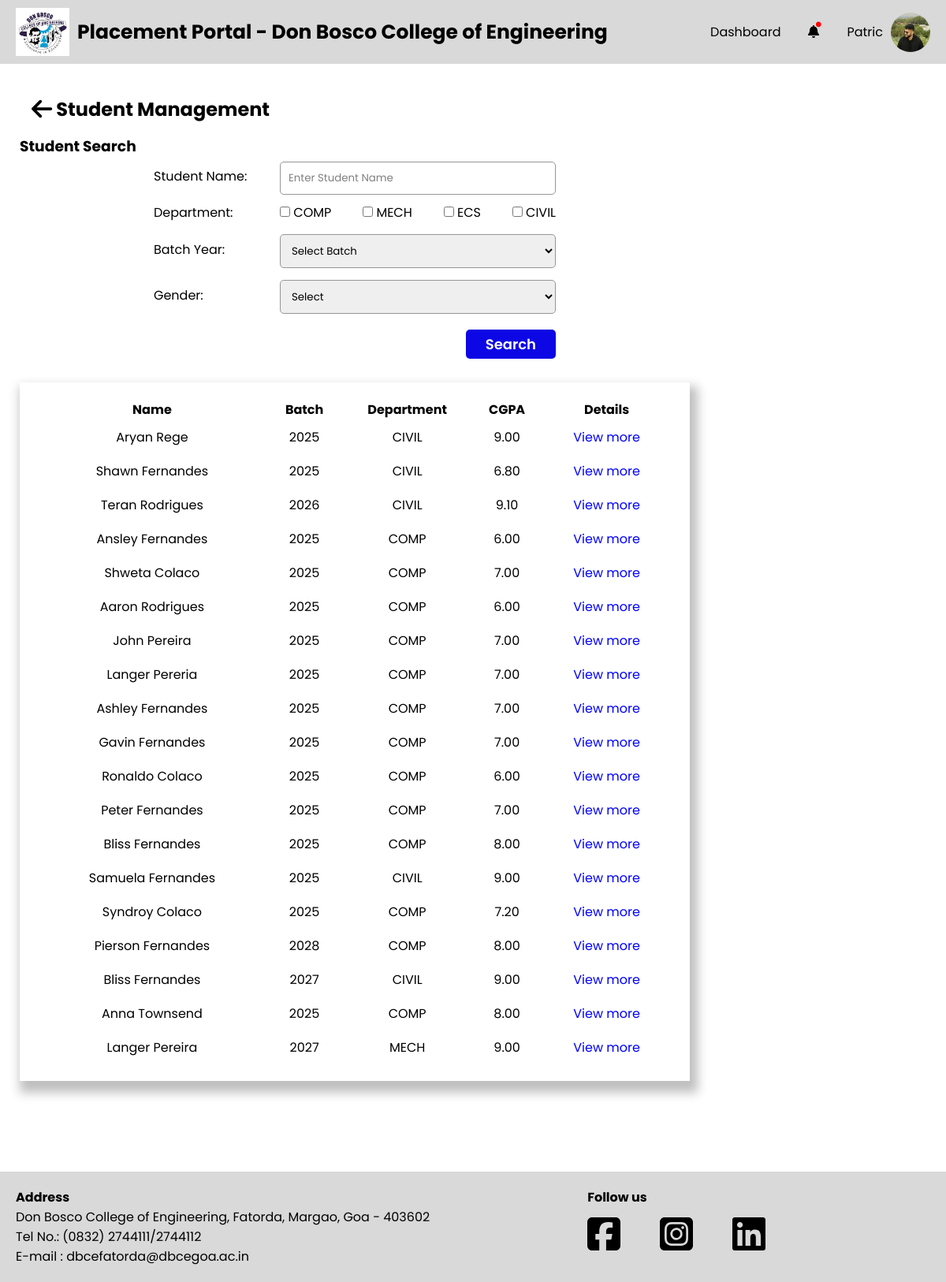
The app's page /PlacementCoordinator/student-management-search-students.php (signed in), older data.
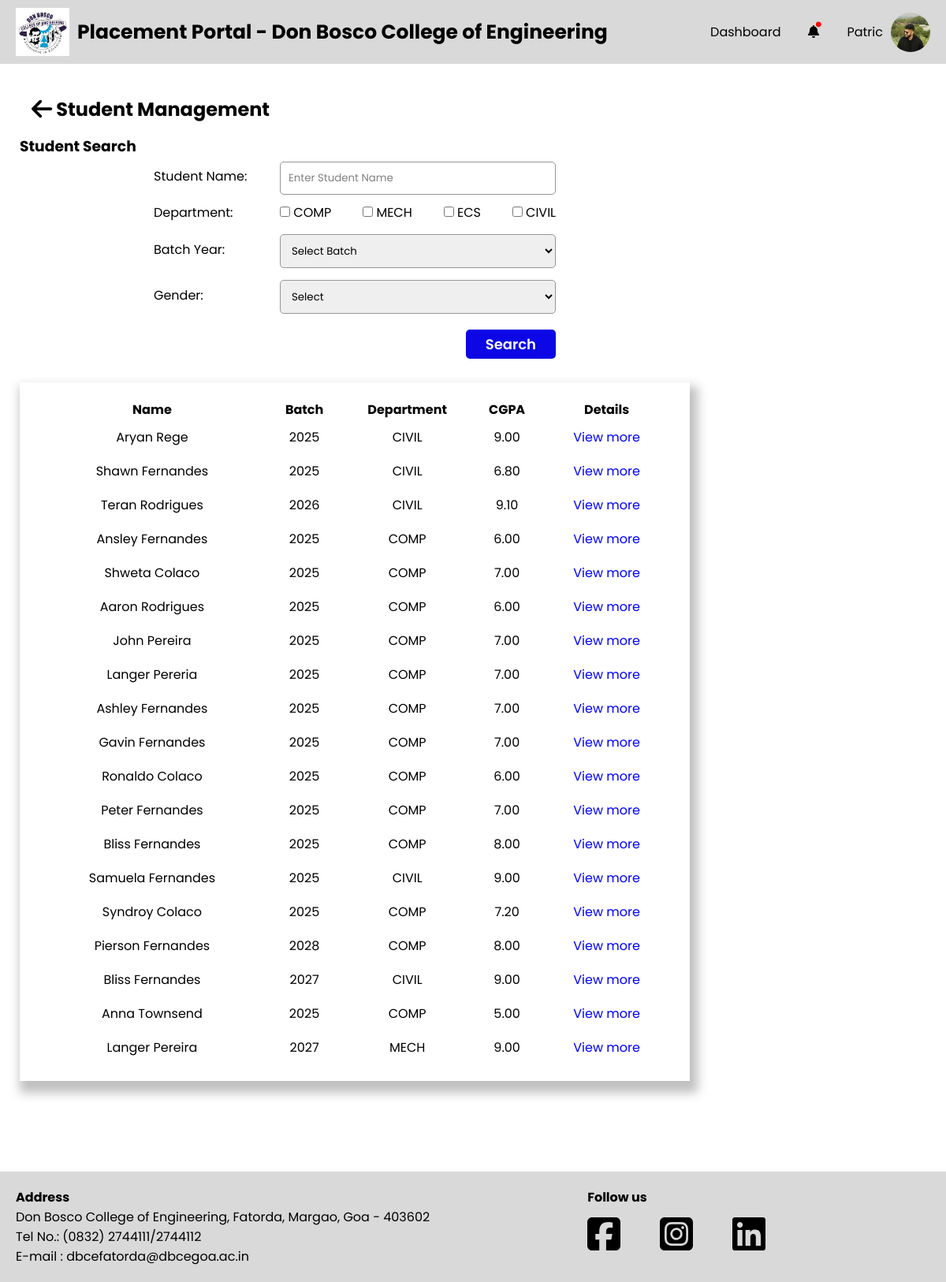
The same page, newer data.
### tables this page shows
CREATE TABLE `student` (
  `S_College_Email` varchar(255) NOT NULL,
  `S_Fname` varchar(255) NOT NULL,
  `S_Mname` varchar(255) NOT NULL,
  `S_Lname` varchar(255) NOT NULL,
  `S_Personal_Email` varchar(255) NOT NULL,
  `S_Address` text NOT NULL,
  `S_Phone_no` varchar(20) NOT NULL,
  `S_Roll_no` varchar(50) NOT NULL,
  `S_PR_No` varchar(50) NOT NULL,
  `S_10th_Perc` decimal(5,2) NOT NULL,
  `S_12th_Perc` decimal(5,2) NOT NULL,
  `S_Password` varchar(255) NOT NULL,
  `S_Resume` varchar(255) NOT NULL,
  `S_Profile_pic` varchar(255) NOT NULL,
  `S_10th_marksheet` varchar(255) NOT NULL,
  `S_12th_marksheet` varchar(255) NOT NULL,
  `S_Class_id` int(11) DEFAULT NULL,
  `S_Year_of_Admission` year(4) NOT NULL,
  `Gender` varchar(1) NOT NULL,
  `PLACED` varchar(10) NOT NULL DEFAULT 'No',
  `registration_complete` tinyint(4) NOT NULL DEFAULT 0
);

CREATE TABLE `result` (
  `S_College_Email` varchar(255) NOT NULL,
  `Sem1_SGPA` decimal(4,2) NOT NULL DEFAULT 0.00,
  `Sem2_SGPA` decimal(4,2) NOT NULL DEFAULT 0.00,
  `Sem3_SGPA` decimal(4,2) NOT NULL DEFAULT 0.00,
  `Sem4_SGPA` decimal(4,2) NOT NULL DEFAULT 0.00,
  `Sem5_SGPA` decimal(4,2) NOT NULL DEFAULT 0.00,
  `Sem6_SGPA` decimal(4,2) NOT NULL DEFAULT 0.00,
  `Sem7_SGPA` decimal(4,2) NOT NULL DEFAULT 0.00,
  `Sem8_SGPA` decimal(4,2) NOT NULL DEFAULT 0.00,
  `CGPA` decimal(4,2) NOT NULL DEFAULT 0.00,
  `has_backlogs` tinyint(1) DEFAULT 0
);

CREATE TABLE `department` (
  `Dept_id` int(11) NOT NULL,
  `Dept_name` varchar(255) NOT NULL
);

### PlacementCoordinator/tpo-utility-functions.php (called while the page is built, shortened)
<?php
function fetchStudentsAll($isDeleted, $sname = null, $departments = [], $gender = null, $batch_year = null)
{
    global $conn;
    $table = $isDeleted ? 'deletedstudents' : 'student';
    $query = "SELECT s.S_College_Email as semail,S.S_Year_of_Admission as yoa, s.S_Fname as fname, s.S_Lname as lname, c.Class_name as cname, d.Dept_name as dname, r.CGPA as cgpa
              FROM $table as s
              INNER JOIN class as c ON c.Class_id = s.S_Class_id
              INNER JOIN department as d ON d.Dept_id = c.Dept_id
              INNER JOIN result as r on r.S_College_Email = s.S_College_Email
              WHERE 1=1";
    $params = [];
    $stmt = $conn->prepare($query);
    $stmt->execute();
    return $stmt->get_result();
}

### PlacementCoordinator/student-management-search-students.php (the view, shortened to what the changed rows need)
<?php
require "../conn.php";
include "./tpo-utility-functions.php";
if (isset($_POST["student-search-button"])) {
    $sname = !empty($_POST['sname']) ? $_POST['sname'] : null;
    $departments = !empty($_POST['departments']) ? $_POST['departments'] : [];
    $gender = !empty($_POST['gender']) ? $_POST['gender'] : null;
    $batch = !empty($_POST['batch_year']) ? $_POST['batch_year'] : null;
    $studentsResult = fetchStudentsAll(false, $sname, $departments, $gender,$batch);
    $studentSearch = true;
} else {
    $studentsResult = fetchStudentsAll(false);
}
?>
<!DOCTYPE html>
<html lang="en">
<head>
    <?php include './head.php' ?>
    <link rel="stylesheet" href="./css/student-management.css">
</head>
<body>
    <div id="wrapper">
        <?php include './header.php' ?>
        <div class="container">
            <div class="main-container">
                <div class="main-container-header">
                    <h2 class="main-container-heading"><a href="./dashboard.html"><a href="./student-management.php"><i class="fa-solid fa-arrow-left fa-lg" style="color: #000000;"></i></a></a>
                        Student Management</h2>
                </div>
                <div class="sections">
                    <table>
                        <tr>
                            <th>Name</th>
                            <th>Batch</th>
                            <th>Department</th>
                            <th>CGPA</th>
                            <th>Details</th>
                        </tr>
                        <?php
                        while ($student = $studentsResult->fetch_assoc()) {
                            echo '<tr>
                                <td>' . htmlspecialchars($student["fname"]) . ' ' . htmlspecialchars($student["lname"]) . '</td>
                                <td>' . (int) htmlspecialchars($student["yoa"])+4 . '</td>
                                <td>' . htmlspecialchars($student["dname"]) . '</td>
                                <td>' . htmlspecialchars($student["cgpa"]) . '</td>
                                <td><a href="student-management-view-student.php?semail=' . $student["semail"] . '">View more</a></td>
                            </tr>';
                        }
                        ?>
                    </table>
                </div>
            </div>
        </div>
    </div>
</body>
</html>

Row changes from the older to the newer data that the page shows:
changed through a linked row, student "Anna": result.CGPA "8.00" → "5.00"
